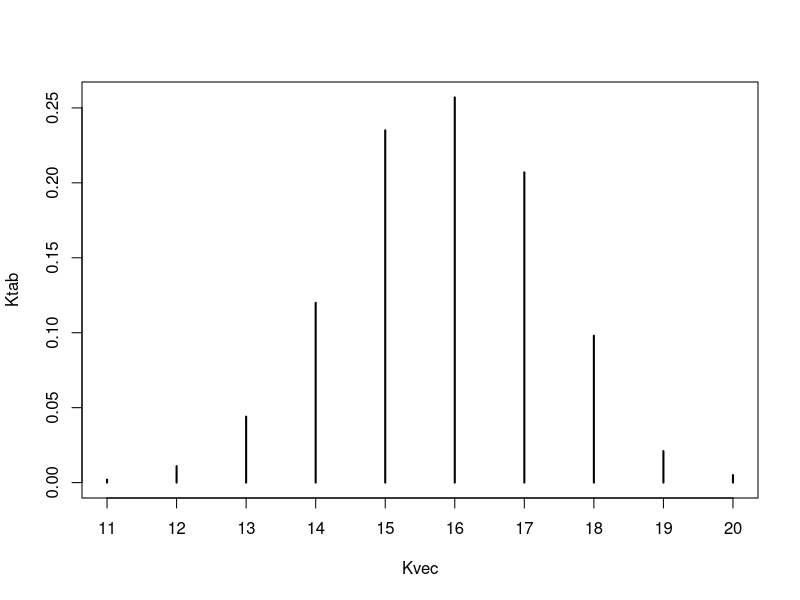
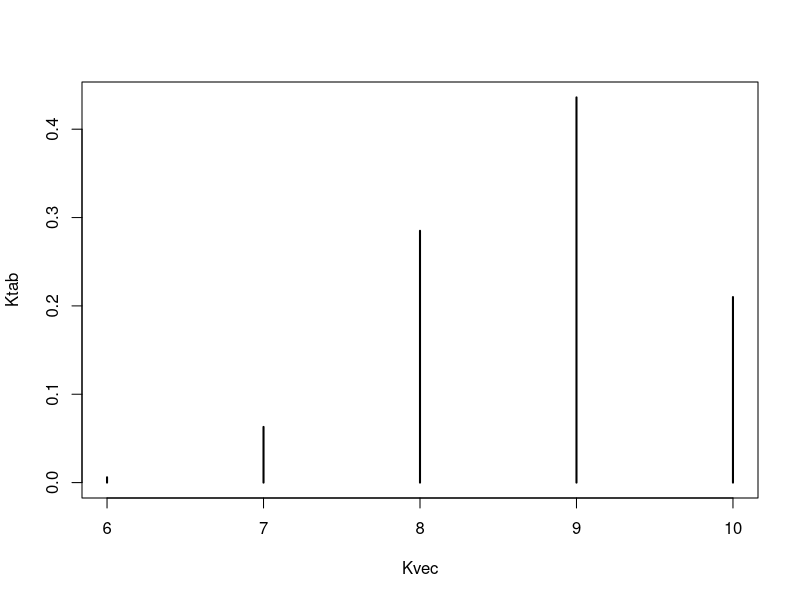
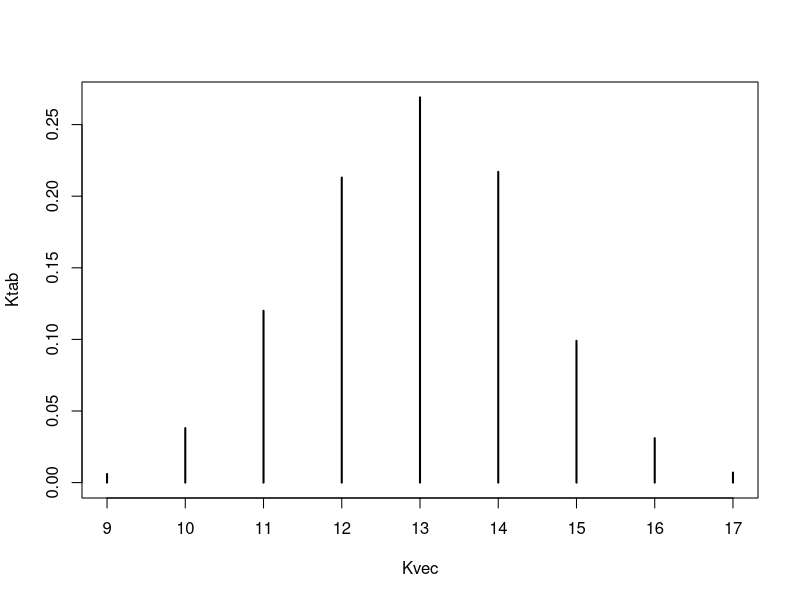
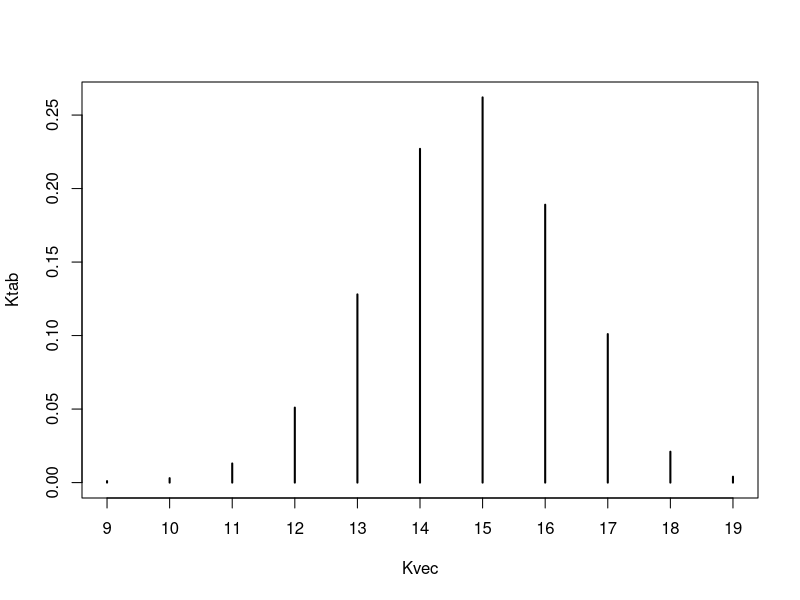
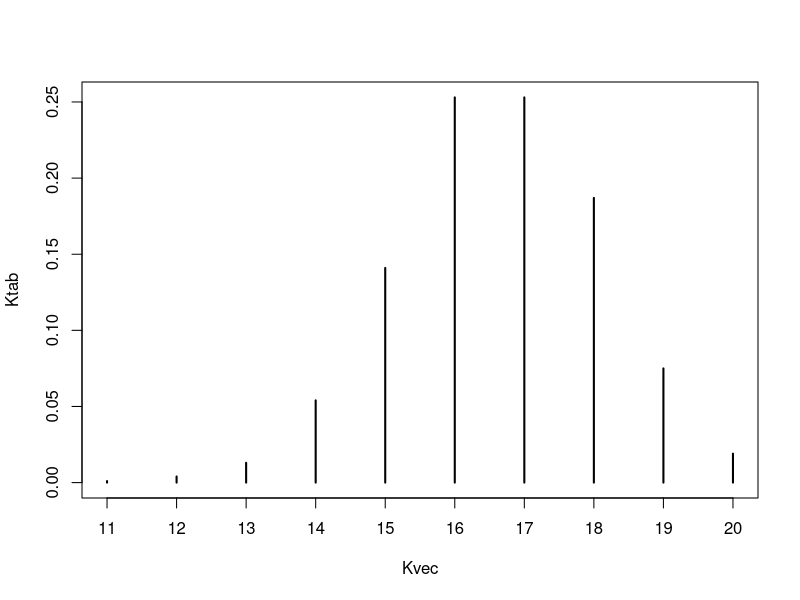
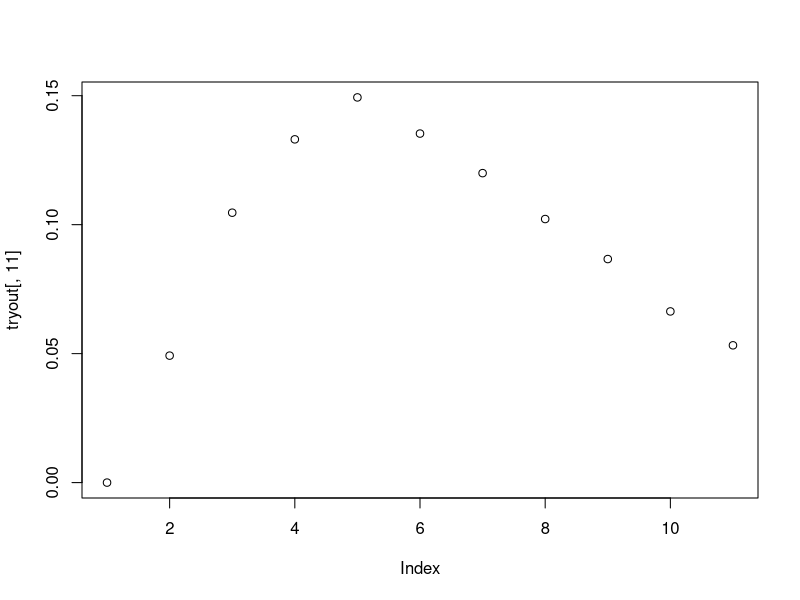

Write R code to recreate these figures, in order.
## ---- chunk 1
knitr::opts_chunk$set(echo = TRUE)
library(tidyverse)
## ---- chunk 2
##Drawing a multinomial sample
rfun <- function(B,M) { c(rmultinom(1,size=M,prob=rep(1,B))) }
##A function to tabulate $S$ and optionally collapse the result
#to a dot-separated string:

sfun <- function(B,M,collapse=TRUE) {
    tt <- table(factor(rfun(B,M),levels=0:M))
    if (!collapse) tt else paste(tt,collapse=".")
}

#<<doublet_calc>>=
Wfun <- function(B,M) {
    r <- rfun(B,M)
    mean(r*(r-1))
}

#<<first_collision>>=
Cfun <- function(B,ssize=2*B) {
    ss <- sample(B,size=ssize,replace=TRUE)
    min(which(duplicated(ss)))
}

Kfun <- function(B,M) {
    unname(B-sfun(B,M,collapse=FALSE)[1])
}

#simsetup
nsim <- 1000; M <- 20; B <- 40
Kvec <- replicate(nsim,Kfun(B,M))
Wvec <- replicate(nsim,Wfun(B,M))
Cvec <- replicate(nsim,Cfun(B))



## ---- chunk 3
Ktab <- table(Kvec)/nsim
Ktab
c(Ktab)
plot(Ktab)
Kvec2 <- as.numeric(names(Ktab))
Kvec2
## ---- chunk 4
#simsetup
nsim <- 1000; M <- 20; B <- 10
Kvec <- replicate(nsim,Kfun(B,M))
Ktab <- table(Kvec)/nsim
Ktab
plot(Ktab)
Kvec2 <- as.numeric(names(Ktab))
Kvec2

## ---- chunk 5
#simsetup
nsim <- 1000; M <- 20; B <- 20
Kvec <- replicate(nsim,Kfun(B,M))
Ktab <- table(Kvec)/nsim
Ktab
plot(Ktab)
Kvec2 <- as.numeric(names(Ktab))
Kvec2

## ---- chunk 6
#simsetup
nsim <- 1000; M <- 20; B <- 30
Kvec <- replicate(nsim,Kfun(B,M))
Ktab <- table(Kvec)/nsim ##each entry here is P(K given B)
Ktab
plot(Ktab)
Kvec2 <- as.numeric(names(Ktab))
Kvec2

## ---- chunk 7
#simsetup
nsim <- 1000; M <- 20; B <- 50
Kvec <- replicate(nsim,Kfun(B,M))
Ktab <- table(Kvec)/nsim
Ktab
plot(Ktab)
Kvec2 <- as.numeric(names(Ktab))
Kvec2

## ---- chunk 8
#blueprint of a function creating a matrix

#arguments of the function should be
nsim<- 10000
M<- 5
BPossibles<-10:20 #this could be divided into a lower and upper bound of B arguments, (by default) would increment by 1
PofB <- rep(1/length(BPossibles),length(BPossibles))  #this could be the default value of PB, by default we are assuming a uniform discrete distribution but this is simplistic assumption. Consider different distributions in later versions

##Process

#form matrix of size dim(B) x All possible K values 1:M
KgivenB = matrix(0,length(BPossibles),M)

# run simulation functions and assign to ktab
Kvec <- replicate(nsim,Kfun(B,M))
Ktab <- table(Kvec)/nsim

k <- names(Ktab)
k
l <- as.integer(k)
l
Ktab
Ktab[k]
KgivenB[1,l] = Ktab[k]
KgivenB

##trying instead with a for loop

for (i in 1:length(BPossibles)){
  B <- BPossibles[i]
  Kvec <- replicate(nsim,Kfun(B,M))
  Ktab <- table(Kvec)/nsim
  k <- names(Ktab)
  l <- as.integer(k)
  KgivenB[i,l]=Ktab[k]
}

KgivenB
##Produce vector of P(K)
PofK = PofB %*% KgivenB
PofK

PofB


##Extra Step of Multiplying each entry in a column

BgivenK = matrix(0,length(BPossibles),M)

BgivenK[,2] <- PofB*KgivenB[,2]/PofK[,2]
for (j in 1:M) {
  BgivenK[,j]<-PofB*KgivenB[,j]/PofK[,j]
}
BgivenK

## ---- chunk 9

#Let's define it as a function
BgivenKfun <- function(bLower=10,bUpper=20,M=20,nsim=10000){
  BPossibles <-bLower:bUpper
  PofB<-rep(1/length(BPossibles),length(BPossibles)) #P(B) vector
  
  #form empty matrix with M columns and rows corresponding to all possible values of B
  KgivenB = matrix(0,length(BPossibles),M,dimnames=list(B=BPossibles,K=1:M))
  #run simulation and assign to each row
  for (i in 1:length(BPossibles)){
    B<-BPossibles[i]
    Kvec <- replicate(nsim,Kfun(B,M))
    Ktab <-table(Kvec)/nsim
    k <- names(Ktab)
    l<- as.integer(k)
    KgivenB[i,l] = Ktab[k]
  }
  PofK = PofB %*% KgivenB
  
  BgivenK = matrix(0,length(BPossibles),M,dimnames=list(B=BPossibles,K=1:M))

  for (j in 1:M) {
    BgivenK[,j]<-PofB*KgivenB[,j]/PofK[,j]
  }
  BgivenK
}

tryout <- BgivenKfun()
tryout


## ---- chunk 10
plot(tryout[,11])
#ggplot(try[,15])


